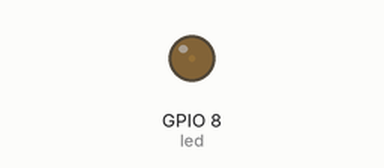
A sketch run on a simulated ESP32-C6. Shown: output pins drawn as LEDs (lit = HIGH).

Above: at 0.05 s.
At 1.15 s:
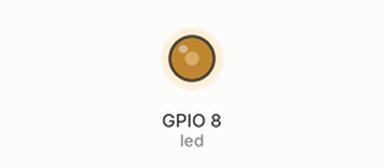
At 2.3 s:
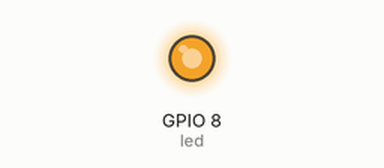
At 4.55 s:
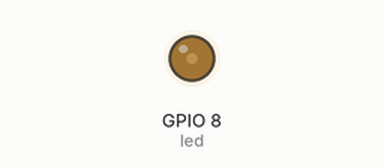
Timing chart, 0 to 6.6 s (numbered marks = the images above):
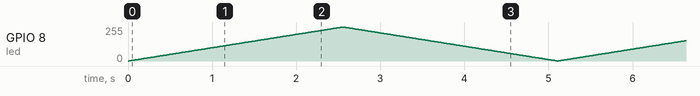

The sketch:

04_Fade_LED.ino
```cpp
/****************************************************
 *  04_Fade_LED.ino
 *  LED fadet auf und ab
 *  Verbinde:
 *  LED: + (langes Bein)  <->  ESP32-C6: GPIO 8 (per Vorwiederstand)
 *  LED: - (kurzes Bein)  <->  ESP32-C6: GND
 *  GitHub: https://github.com/Interaktive-Medien/im_physical_computing/blob/main/10_Aktoren_testen/04_Fade_LED/04_Fade_LED.ino
 ****************************************************/

int led = 8;

void setup() {
  pinMode(led, OUTPUT);
}

void loop() {
  for(int i = 0; i < 255; i++){
    analogWrite(led, i);
    delay(10);
  }
  for(int i = 0; i < 255; i++){
    analogWrite(led, 255 - i);
    delay(10);
  }
}
```
